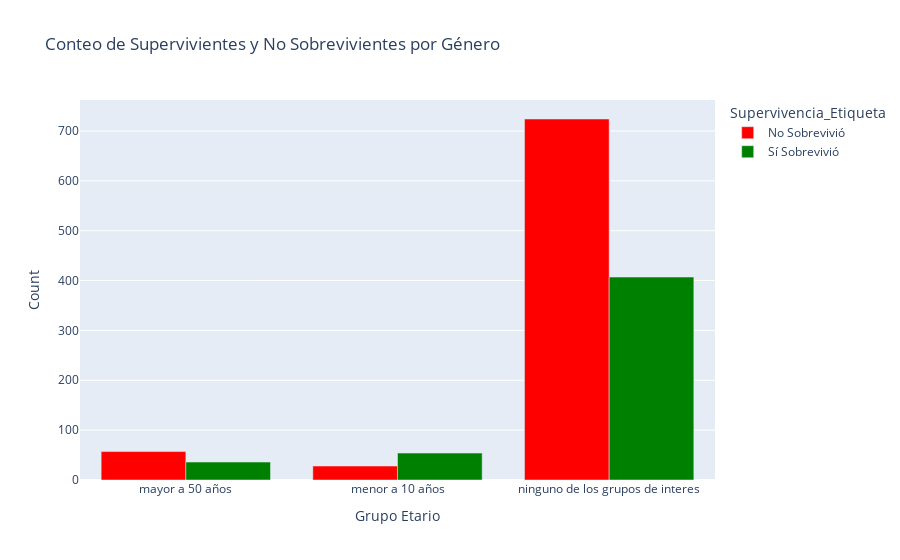

This figure's notebook cell:
### Code cell
fig = px.bar(
    df_cincuenta_diez_demas[0],
    x='grupo etario',                   # Eje X: grupo etario
    y="Count",                 # Eje Y: Número de personas
    color='Supervivencia_Etiqueta', 
    barmode='group',           
    title='Conteo de Supervivientes y No Sobrevivientes por Género',
    labels={'grupo etario': 'Grupo Etario'},
    color_discrete_map={       
        'Sí Sobrevivió': 'green',
        'No Sobrevivió': 'red'
    }
)
fig.show()

### Figure 1 — Plotly figure (JSON) as saved in the notebook; plotly's stock layout.template omitted (floating-point values rounded to 4 significant figures)
{"data": [{"alignmentgroup": "True", "hovertemplate": "Supervivencia_Etiqueta=No Sobrevivió<br>Grupo Etario=%{x}<br>Count=%{y}<extra></extra>", "legendgroup": "No Sobrevivió", "marker": {"color": "red", "pattern": {"shape": ""}}, "name": "No Sobrevivió", "offsetgroup": "No Sobrevivió", "orientation": "v", "showlegend": true, "textposition": "auto", "type": "bar", "x": ["mayor a 50 años", "menor a 10 años", "ninguno de los grupos de interes"], "xaxis": "x", "y": [57, 28, 724], "yaxis": "y"}, {"alignmentgroup": "True", "hovertemplate": "Supervivencia_Etiqueta=Sí Sobrevivió<br>Grupo Etario=%{x}<br>Count=%{y}<extra></extra>", "legendgroup": "Sí Sobrevivió", "marker": {"color": "green", "pattern": {"shape": ""}}, "name": "Sí Sobrevivió", "offsetgroup": "Sí Sobrevivió", "orientation": "v", "showlegend": true, "textposition": "auto", "type": "bar", "x": ["mayor a 50 años", "menor a 10 años", "ninguno de los grupos de interes"], "xaxis": "x", "y": [36, 54, 407], "yaxis": "y"}], "layout": {"barmode": "group", "legend": {"title": {"text": "Supervivencia_Etiqueta"}, "tracegroupgap": 0}, "title": {"text": "Conteo de Supervivientes y No Sobrevivientes por Género"}, "xaxis": {"anchor": "y", "domain": [0, 1], "title": {"text": "Grupo Etario"}}, "yaxis": {"anchor": "x", "domain": [0, 1], "title": {"text": "Count"}}}}
